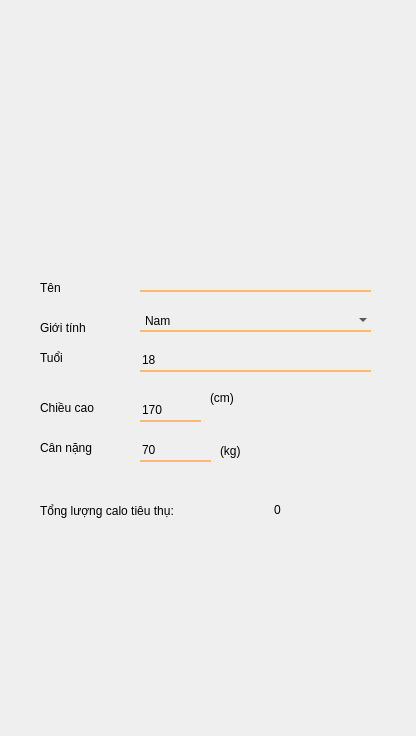
<?xml version="1.0" encoding="UTF-8"?>
<ui version="4.0">
 <class>ThongTinNguoiDung</class>
 <widget class="QWidget" name="ThongTinNguoiDung">
  <property name="geometry">
   <rect>
    <x>0</x>
    <y>0</y>
    <width>416</width>
    <height>736</height>
   </rect>
  </property>
  <property name="windowTitle">
   <string>Form</string>
  </property>
  <property name="styleSheet">
   <string notr="true">QWidget#ThongTinNguoiDung{
border-image: url(:/newPrefix/Images/thongtinnguoidung.png);
}
QLineEdit {
border:none;
    background-color: rgba(0, 0, 0, 0);
    border-bottom: 2px solid rgb(255, 184, 108);
	
	font: 12pt &quot;MS Shell Dlg 2&quot;;
}
QComboBox {
border:none;
    background-color: rgba(0, 0, 0, 0);
    border-bottom: 2px solid rgb(255, 184, 108);
	font: 12pt &quot;MS Shell Dlg 2&quot;;
}
QSpinBox {
border:none;
    background-color: rgba(0, 0, 0, 0);
    border-bottom: 2px solid rgb(255, 184, 108);
	font: 12pt &quot;MS Shell Dlg 2&quot;;
}
QDoubleSpinBox {
border:none;
    background-color: rgba(0, 0, 0, 0);
    border-bottom: 2px solid rgb(255, 184, 108);
	font: 12pt &quot;MS Shell Dlg 2&quot;;
}
QLabel{
	font: 12pt &quot;MS Shell Dlg 2&quot;;
}

QPushButton{
background-color: rgba(0,0,0,0);
border-radius: 15px;
}
QPushButton:hover{
background-color: rgba(0,0,0,20);
}</string>
  </property>
  <widget class="QLabel" name="label">
   <property name="geometry">
    <rect>
     <x>40</x>
     <y>280</y>
     <width>55</width>
     <height>16</height>
    </rect>
   </property>
   <property name="text">
    <string>Tên</string>
   </property>
  </widget>
  <widget class="QLineEdit" name="txtTen">
   <property name="geometry">
    <rect>
     <x>140</x>
     <y>270</y>
     <width>231</width>
     <height>22</height>
    </rect>
   </property>
  </widget>
  <widget class="QLabel" name="label_2">
   <property name="geometry">
    <rect>
     <x>40</x>
     <y>320</y>
     <width>71</width>
     <height>16</height>
    </rect>
   </property>
   <property name="text">
    <string>Giới tính</string>
   </property>
  </widget>
  <widget class="QLabel" name="label_3">
   <property name="geometry">
    <rect>
     <x>40</x>
     <y>350</y>
     <width>55</width>
     <height>16</height>
    </rect>
   </property>
   <property name="text">
    <string>Tuổi</string>
   </property>
  </widget>
  <widget class="QLabel" name="label_4">
   <property name="geometry">
    <rect>
     <x>40</x>
     <y>400</y>
     <width>81</width>
     <height>16</height>
    </rect>
   </property>
   <property name="text">
    <string>Chiều cao</string>
   </property>
  </widget>
  <widget class="QLabel" name="label_5">
   <property name="geometry">
    <rect>
     <x>40</x>
     <y>440</y>
     <width>81</width>
     <height>16</height>
    </rect>
   </property>
   <property name="text">
    <string>Cân nặng</string>
   </property>
  </widget>
  <widget class="QSpinBox" name="spinBoxTuoi">
   <property name="geometry">
    <rect>
     <x>140</x>
     <y>350</y>
     <width>231</width>
     <height>22</height>
    </rect>
   </property>
   <property name="minimum">
    <number>1</number>
   </property>
   <property name="maximum">
    <number>100</number>
   </property>
   <property name="value">
    <number>18</number>
   </property>
  </widget>
  <widget class="QComboBox" name="comboBoxGioiTinh">
   <property name="geometry">
    <rect>
     <x>140</x>
     <y>310</y>
     <width>231</width>
     <height>22</height>
    </rect>
   </property>
   <item>
    <property name="text">
     <string>Nam</string>
    </property>
   </item>
   <item>
    <property name="text">
     <string>Nữ</string>
    </property>
   </item>
  </widget>
  <widget class="QSpinBox" name="spinBoxCanNang">
   <property name="geometry">
    <rect>
     <x>140</x>
     <y>440</y>
     <width>71</width>
     <height>22</height>
    </rect>
   </property>
   <property name="minimum">
    <number>30</number>
   </property>
   <property name="maximum">
    <number>200</number>
   </property>
   <property name="value">
    <number>70</number>
   </property>
  </widget>
  <widget class="QLabel" name="label_6">
   <property name="geometry">
    <rect>
     <x>210</x>
     <y>390</y>
     <width>81</width>
     <height>16</height>
    </rect>
   </property>
   <property name="text">
    <string>(cm)</string>
   </property>
  </widget>
  <widget class="QLabel" name="label_7">
   <property name="geometry">
    <rect>
     <x>220</x>
     <y>440</y>
     <width>81</width>
     <height>21</height>
    </rect>
   </property>
   <property name="text">
    <string>(kg)</string>
   </property>
  </widget>
  <widget class="QSpinBox" name="spinBoxChieuCao">
   <property name="geometry">
    <rect>
     <x>140</x>
     <y>400</y>
     <width>61</width>
     <height>22</height>
    </rect>
   </property>
   <property name="minimum">
    <number>1</number>
   </property>
   <property name="maximum">
    <number>250</number>
   </property>
   <property name="value">
    <number>170</number>
   </property>
  </widget>
  <widget class="QPushButton" name="btnNext">
   <property name="geometry">
    <rect>
     <x>160</x>
     <y>580</y>
     <width>101</width>
     <height>41</height>
    </rect>
   </property>
   <property name="text">
    <string/>
   </property>
  </widget>
  <widget class="QLabel" name="label_8">
   <property name="geometry">
    <rect>
     <x>40</x>
     <y>490</y>
     <width>191</width>
     <height>41</height>
    </rect>
   </property>
   <property name="text">
    <string>Tổng lượng calo tiêu thụ: </string>
   </property>
  </widget>
  <widget class="QLabel" name="labelTongLuongCalo">
   <property name="geometry">
    <rect>
     <x>274</x>
     <y>500</y>
     <width>61</width>
     <height>20</height>
    </rect>
   </property>
   <property name="text">
    <string>0</string>
   </property>
  </widget>
 </widget>
 <resources>
  <include location="src.qrc"/>
 </resources>
 <connections/>
</ui>
